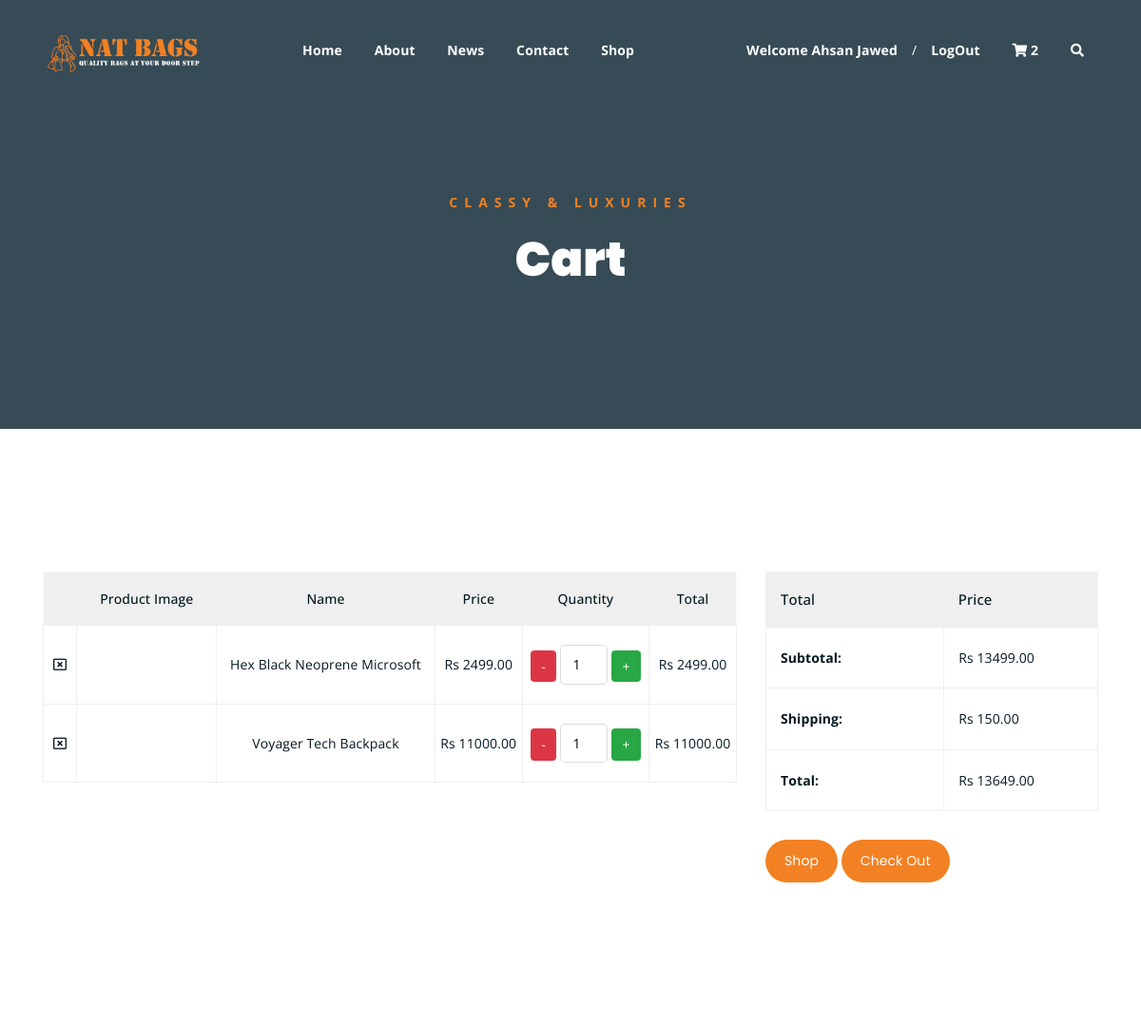
Page /cart/ (signed in, upper part) on the earlier database version.
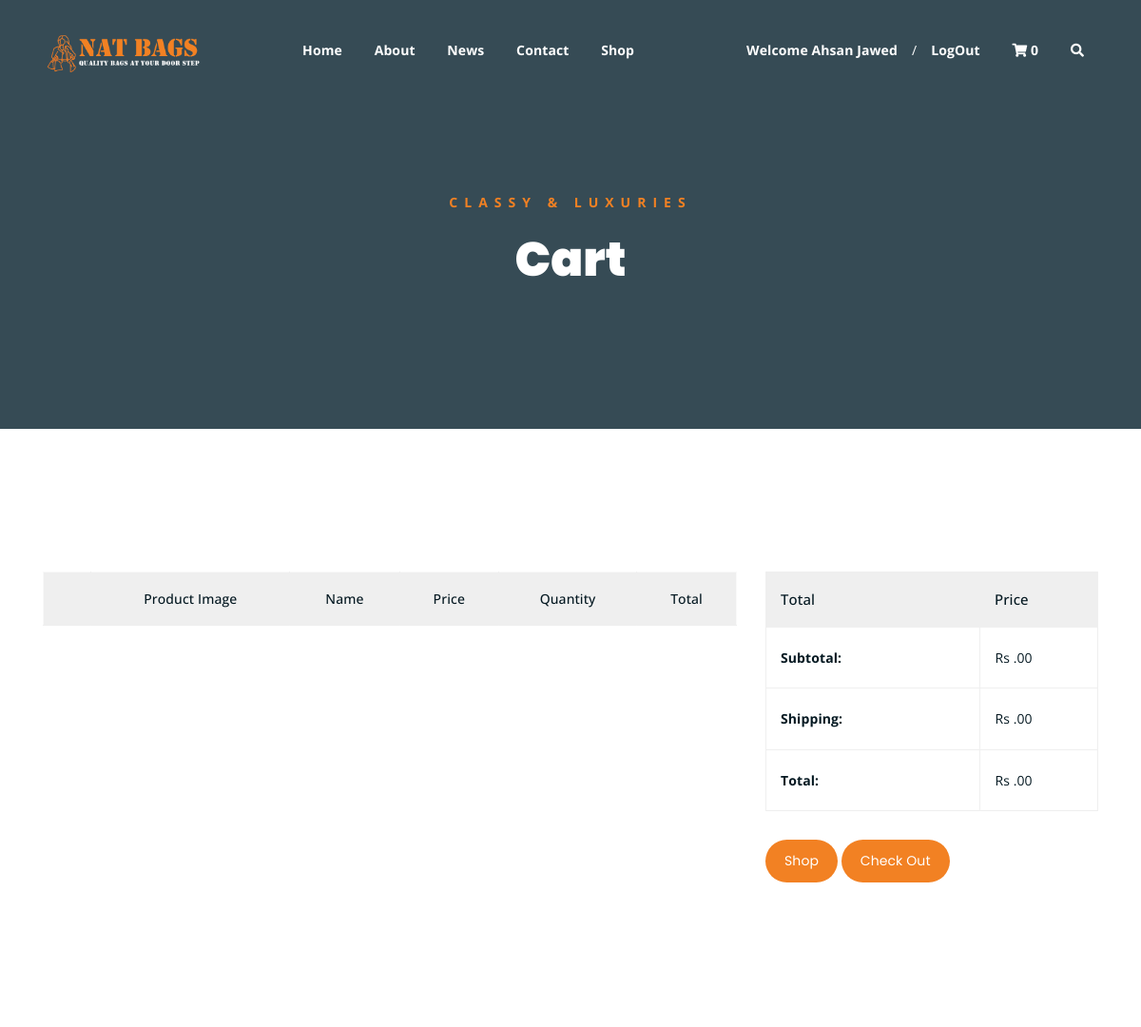
Same page on the later database version.
### Shop/models.py (models this page shows, shortened)
class cartItems(models.Model):
    cartF=models.ForeignKey(cart,on_delete=models.CASCADE,related_name='cart_items')
    productF=models.ForeignKey(product,on_delete=models.SET_NULL,null=True)
    quantity = models.IntegerField(default=1)
    def get_product_price(self):
        product_price=self.productF.product_price
        qty=self.quantity
        global total_price;
        total_price= product_price * qty
        return total_price

class product(models.Model):
    product_name=models.CharField(max_length=50)
    product_price=models.IntegerField(default=0)
    product_image=models.ImageField(upload_to='products',default='')
    product_material=models.CharField(max_length=50,default='')
    product_details=models.TextField(max_length=1500)
    product_rating=models.IntegerField(default=0)
    product_quantity=models.IntegerField(default=0)
    product_catagory=models.ForeignKey(catagory, on_delete=models.CASCADE, null=False, default='')

class cart(models.Model):
    Customer=models.ForeignKey(Customer,on_delete=models.CASCADE,related_name='cart')
    is_paid=models.BooleanField(default=False)
    delivery_price=150
    def get_cart_subtotal(self):
            cart_items = self.cart_items.all()  # Assuming you have a related_name set for the cart_items ForeignKey
            subtotal_price = []
            for ci in cart_items:
                subtotal_price.append(ci.get_product_price())
            return sum(subtotal_price)
    def get_total(self):
        subtotal=self.get_cart_subtotal()
        total=subtotal + self.delivery_price
        return (total)

### natBags/views.py (the view)
# urls.py: path('cart/', views.cartPage, name='cart'),
def cartPage(request):
    customer_id = request.session.get('customer_id')
    if customer_id:
        try:
            cartObj = cart.objects.filter(Customer=customer_id, is_paid=False).first()
            if cartObj:
                cartID = cartObj.id
                cartItemCount = cartItems.objects.filter(cartF=cartID).count()
                cartItemData = cartItems.objects.filter(cartF=cartID)
                data = {
                    'cartItem': cartItemData,
                    'cart': cartObj,
                    'cartItemCount': cartItemCount
                }
                return render(request, 'cart.html', data)
            else:
                return render(request, 'cart.html', {'cartItem': [], 'cart': None, 'cartItemCount': 0})
        except cart.DoesNotExist:
            return render(request, 'cart.html', {'cartItem': [], 'cart': None, 'cartItemCount': 0})
    else:
        return render(request, '404.html', {'cartItem': [], 'cart': None, 'cartItemCount': 0})

### templates/cart.html (shortened to what this page needs)
{% extends 'base.html' %}
{% block content %}
	<div class="breadcrumb-section breadcrumb-bg">
		<div class="container">
			<div class="row">
				<div class="col-lg-8 offset-lg-2 text-center">
					<div class="breadcrumb-text">
						<p>CLASSY & LUXURIES</p>
						<h1>Cart</h1>
					</div>
				</div>
			</div>
		</div>
	</div>
	<div class="cart-section mt-150 mb-150">
		<div class="container">
			<div class="row">
				<div class="col-lg-8 col-md-12">
					<div class="cart-table-wrap">
						<table class="cart-table">
							<thead class="cart-table-head">
								<tr class="table-head-row">
									<th class="product-remove"></th>
									<th class="product-image">Product Image</th>
									<th class="product-name">Name</th>
									<th class="product-price">Price</th>
									<th class="product-quantity">Quantity</th>
									<th class="product-total">Total</th>
								</tr>
							</thead>
							<tbody>
								{% for c in cartItem %}
									{% if cart.is_paid == False %}
										<tr class="table-body-row">
											<td class="product-remove"><a href="{% url 'remove-cart-item' c.id %}"><i class="far fa-window-close"></i></a></td>
											<td class="product-image"><img src="../Media/{{ c.productF.product_image }}" alt=""></td>
											<td class="product-name">{{c.productF.product_name}}</td>
											<td class="product-price"> Rs {{c.productF.product_price}}.00 </td>
											<td class="product-quantity">
												<a href="{% url 'minus' c.id %}" class="btn btn-danger "> - </a>
												<input type="number" placeholder="0"value="{{c.quantity}}" min="1" name="product-qty" readonly>
												<a href="{% url 'plus' c.id %}" class="btn btn-success "> + </a>
											</td>
											<td class="product-total"> Rs {{c.get_product_price}}.00 </td>
										</tr>
									{% endif %}
								{% endfor %}
							</tbody>
						</table>
					</div>
				</div>
				<div class="col-lg-4">
					<div class="total-section">
						<table class="total-table">
							<thead class="total-table-head">
								<tr class="table-total-row">
									<th>Total</th>
									<th>Price</th>
								</tr>
							</thead>
							<tbody>
								<tr class="total-data">
									<td><strong>Subtotal: </strong></td>
									<td>Rs {{ cart.get_cart_subtotal }}.00 </td>
								</tr>
								<tr class="total-data">
									<td><strong>Shipping: </strong></td>
									<td>Rs {{ cart.delivery_price }}.00</td>
								</tr>
								<tr class="total-data">
									<td><strong>Total: </strong></td>
									<td>Rs {{ cart.get_total }}.00</td>
								</tr>
							</tbody>
						</table>
						<div class="cart-buttons">
							<a href="{% url 'shop'  %}" class="boxed-btn">Shop</a>
							<a href="{% url 'checkout' %}" class="boxed-btn black">Check Out</a>
						</div>
					</div>
				</div>
			</div>
		</div>
	</div>
	{% endblock %}

Differences in the rows shown:
no longer on this page (row unchanged): cartItems: productF.product_name "Hex Black Neoprene Microsoft", productF.product_price "2499", get_product_price "2499"
no longer on this page (row unchanged): cartItems: productF.product_name "Voyager Tech Backpack", productF.product_price "11000", get_product_price "11000"
no longer on this page (row edited): cart: get_cart_subtotal "13499", delivery_price "150", get_total "13649"
Other differences:
{{ cartItemCount | default:"0" }}: "2" → "0"
